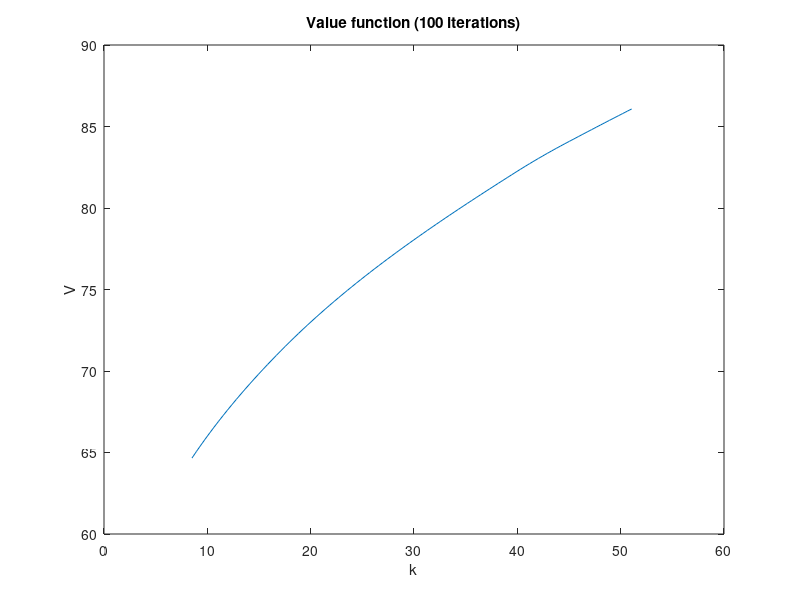
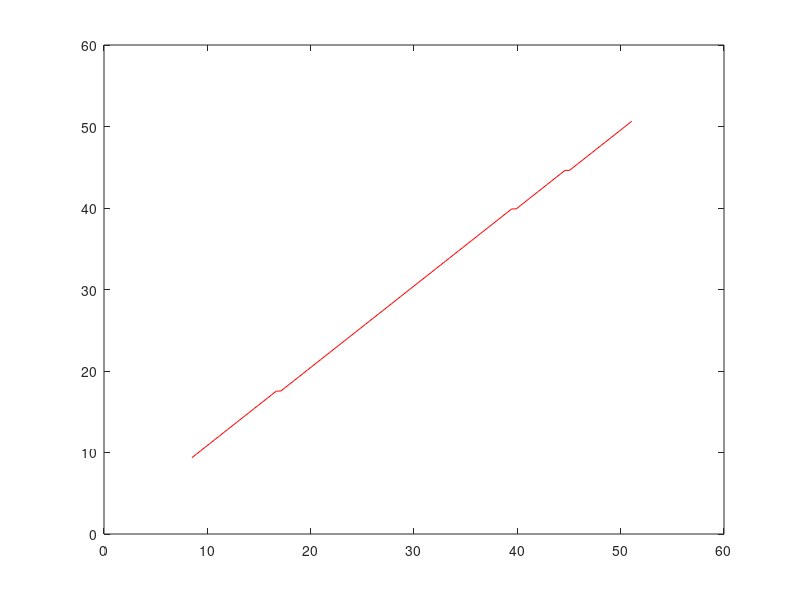

These charts were generated, in order, by the following MATLAB code: (Note: this script raises an error after producing the figures.)
%% PART 1 - VFI
%% A) Brute-force VFI
% The model is:
% ------- Bellman Equation
% V(k)= max_k' ln[k^(1-theta)+(1-delta)k-k']-kappa(nu/1+nu)+ beta V(k')
% ------- Euler Equation
% 1/c=1/c' beta [(1-theta)k^(-theta)+1-delta]
clear
close all;
%parameters of the model
theta=.679;
beta=.988;
delta=.013;
kappa= 5.24; 
nu= 2;

%% STEP 1: Discretize state space
% first, since we know the steady-state,
% let's use it to get a sense of the bounds for k
% k_ss=1;
k_ss=(((1-theta).*beta)./(1-beta+beta.*delta)).^(1./theta); 
k_max=1.2*k_ss;
k_min=.2*k_ss;
p=100; % number of grid-points
eta=(k_max-k_min)/(p-1); %'step'
k=zeros(p,1);
for i=1:p
    k(i)=k_min+(i-1).*eta;
    k(i,1)=k(i)';
end

%% STEP 3: return matrix M
M=zeros(p,p);
c=zeros(p,p);
for i=1:p
    for j=1:p
        c(i,j)=k(i,1).^(1-theta)+(1-delta).*k(i,1)-k(j,1);
        if c(i,j)<0
            M(i,j)=-9999999;
        else
            M(i,j)=log(c(i,j));
        end
    end
end

%% STEP 4:
maxits = 300;
tol = 0.001;
dif = .5;

V=zeros(p,1); %initial guess for the value function
T=M+beta*V';
[V_max,ind]=max(T,[],2);

tStart1 = tic;
its = 0;
while dif > tol & its<maxits
    V=V_max;
    for i=1:p
        for j=1:p
            T(i,j)=M(i,j)+beta*V(j,1);
        end
    end
    [V_max,ind]=max(T,[],2);
    gk1=k(ind);
    gc1=k.^(1-theta)+(1-delta)*k-gk1;
    %
    dif = max(abs(V_max-V));
    its=its+1;
end
tElapsed1 = toc(tStart1);
disp(its)
disp(tElapsed1)

%% Policy function and solution: plots
figure(1)
plot(k,V_max);
title('Value function (100 iterations)')
xlabel('k')
ylabel('V')

print -dpdf q1_1a.eps

figure(2)
plot(k,gk1,'r');
hold on
hline=refline(1,0)
hline.Color = 'b';
hline.LineStyle=':';
title('Capital policy function: g_k')
xlabel('k')
ylabel('g_k')

print -dpdf q1_1b.eps

figure(3)
plot(k,gc1)
title('Consumption policy function: g_c')
xlabel('k')
ylabel('g_c')

print -dpdf q1_1c.eps
% -------------------------------------------------------------------------